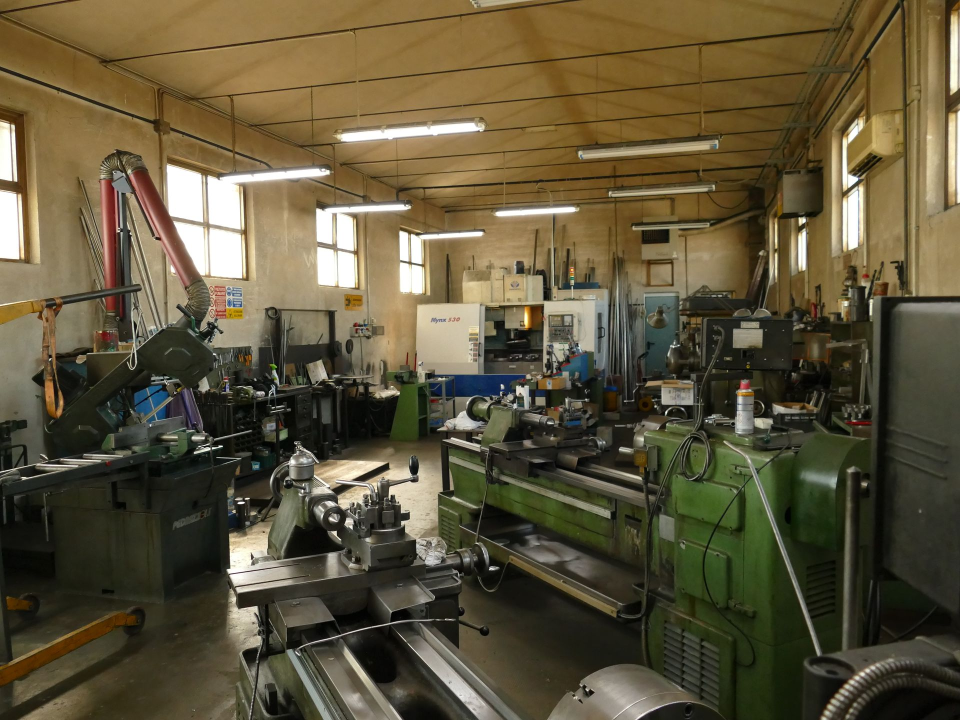
#> input picture images/hero-officina.jpg, 1920 x 1440 px (shown at 1/2 size)
$ python make_og_image.py
#> lines starting #> are read from the running program, lines starting #| are printed output that depends on the picture
"""
Genera l'immagine di anteprima (Open Graph) usata da WhatsApp, Facebook,
LinkedIn, Telegram... quando si condivide il link del sito.

Formato richiesto dalle piattaforme: 1200x630 px, JPEG, sotto i 300 KB.
Parte da una foto gia' ottimizzata in images/, ci mette sopra un velo scuro
in basso e il nome dell'azienda, cosi' l'anteprima si legge anche piccola.

Uso:
    python scripts/make_og_image.py
"""

from pathlib import Path
from PIL import Image, ImageDraw, ImageFont

ROOT = Path(__file__).resolve().parent.parent
IMAGES = ROOT / "images"

SORGENTE = IMAGES / "hero-officina.jpg"
DESTINAZIONE = IMAGES / "og-cover.jpg"

LARGHEZZA, ALTEZZA = 1200, 630

# Stessi colori del sito (vedi css/style.css)
ACCENTO = (255, 138, 30)
TESTO = (245, 244, 240)
FONDO = (20, 23, 26)

TITOLO = "BOVI TIZIANO TORNERIA"
SOTTOTITOLO = "Lavorazioni meccaniche di precisione conto terzi"
RIGA_CONTATTI = "Curtatone (MN)  ·  dal 1964  ·  Tel. 0376 47593"

FONTS = Path("C:/Windows/Fonts")


def carica_font(nomi, dimensione):
    """Prova piu' font in ordine, cosi' lo script gira anche su un altro PC."""
    for nome in nomi:
        percorso = FONTS / nome
        if percorso.exists():
            return ImageFont.truetype(str(percorso), dimensione)
    return ImageFont.load_default()


def ritaglia(img):
    """Ritaglia al formato 1200x630 mantenendo il centro della foto."""
    voluto = LARGHEZZA / ALTEZZA
#> voluto = 1.9
    attuale = img.width / img.height
    if attuale > voluto:
        nuova_larghezza = int(img.height * voluto)
        sinistra = (img.width - nuova_larghezza) // 2
        img = img.crop((sinistra, 0, sinistra + nuova_larghezza, img.height))
    else:
        nuova_altezza = int(img.width / voluto)
#> nuova_altezza = 1008
        # leggermente sopra il centro: la parte alta della foto e' piu' pulita
        alto = int((img.height - nuova_altezza) * 0.40)
#> alto = 172
        img = img.crop((0, alto, img.width, alto + nuova_altezza))
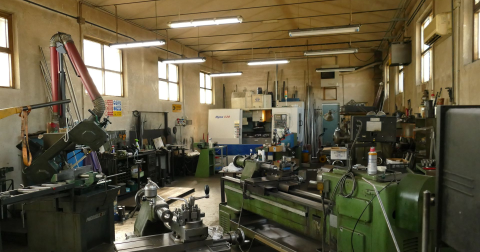
#> img: PIL image 1920x1008 RGB (shown at 1/4 size); mean R, G, B 97.5, 89.1, 64.5
    return img.resize((LARGHEZZA, ALTEZZA), Image.LANCZOS)
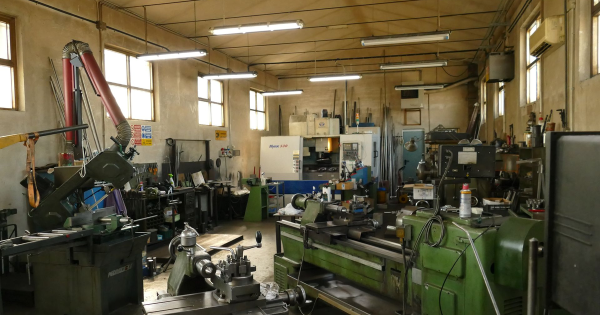
#> returned value: PIL image 1200x630 RGB (shown at 1/2 size); mean R, G, B 97.4, 89.1, 64.5


def velo(img):
    """Sfuma verso il nero nella meta' bassa, dove va il testo."""
    maschera = Image.new("L", (1, ALTEZZA))
    pixel = maschera.load()
    inizio = int(ALTEZZA * 0.34)
    for y in range(ALTEZZA):
        if y < inizio:
            valore = int(70 * (y / inizio) ** 2)
        else:
            t = (y - inizio) / (ALTEZZA - inizio)
            valore = int(70 + (238 - 70) * (t ** 0.85))
        pixel[0, y] = valore
    maschera = maschera.resize((LARGHEZZA, ALTEZZA))
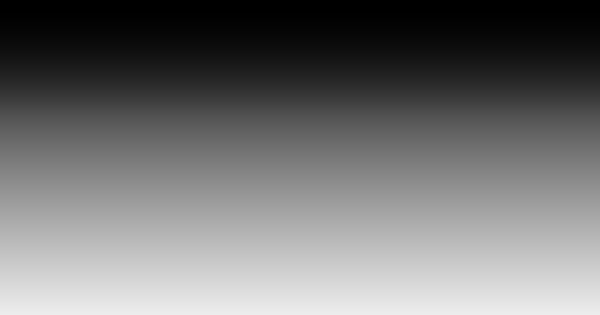
#> maschera: PIL image 1200x630 L (shown at 1/2 size); min 0, max 237, mean 113.4
    scuro = Image.new("RGB", (LARGHEZZA, ALTEZZA), FONDO)
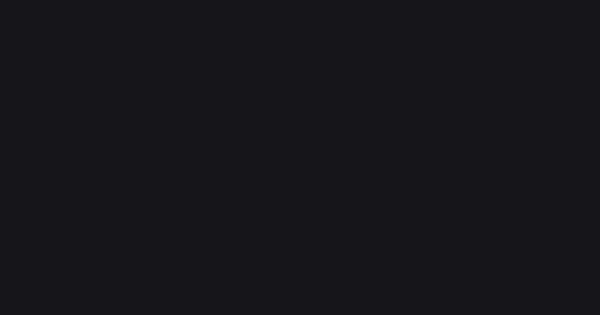
#> scuro: PIL image 1200x630 RGB (shown at 1/2 size); mean R, G, B 20, 23, 26
    return Image.composite(scuro, img, maschera)
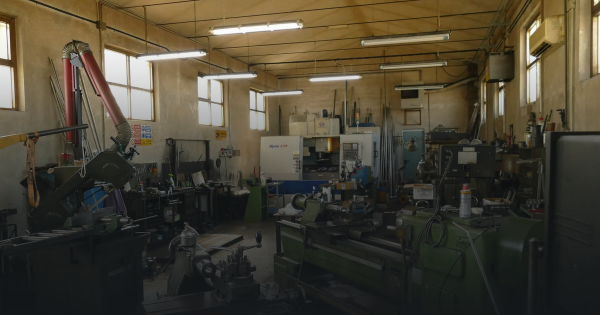
#> returned value: PIL image 1200x630 RGB (shown at 1/2 size); mean R, G, B 72.9, 66.4, 51.3


def main():
    if not SORGENTE.exists():
        raise SystemExit(f"Manca la foto di partenza: {SORGENTE}")

    img = velo(ritaglia(Image.open(SORGENTE).convert("RGB")))
    d = ImageDraw.Draw(img)

    f_titolo = carica_font(["Oswald-Bold.ttf", "ARIALNB.TTF", "arialbd.ttf"], 76)
    f_sottotitolo = carica_font(["Inter-SemiBold.ttf", "seguisb.ttf", "arialbd.ttf"], 31)
    f_contatti = carica_font(["Inter-Medium.ttf", "Inter-Regular.ttf", "arial.ttf"], 27)

    x = 64
    base = ALTEZZA - 62

    d.text((x, base), RIGA_CONTATTI, font=f_contatti, fill=ACCENTO, anchor="ls")
    d.text((x, base - 48), SOTTOTITOLO, font=f_sottotitolo, fill=TESTO, anchor="ls")
    d.text((x, base - 104), TITOLO, font=f_titolo, fill=TESTO, anchor="ls")

    # barretta arancione sopra il titolo, come richiamo grafico del sito
    d.rectangle([x, base - 188, x + 96, base - 181], fill=ACCENTO)

    for qualita in (86, 82, 78, 72, 66):
        img.save(DESTINAZIONE, "JPEG", quality=qualita, optimize=True, progressive=True)
        peso = DESTINAZIONE.stat().st_size
        if peso <= 300_000:
            break
#> this loop made 1 pass
#> pass 1, in main, `img.save(DESTINAZIONE, "JPEG", quality=qualita, optimize=True, progres..`:
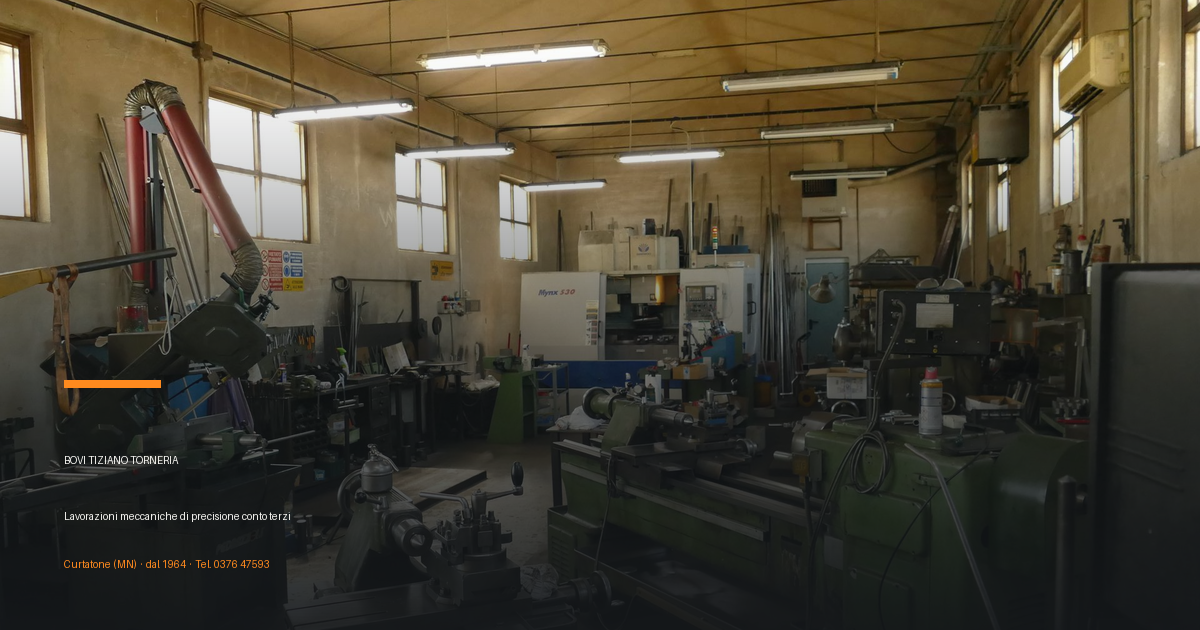
#> saved as og-cover.jpg: PIL image 1200x630 RGB; mean R, G, B 73.5, 66.8, 51.5

    print(f"Creata {DESTINAZIONE.relative_to(ROOT)} "
          f"({LARGHEZZA}x{ALTEZZA}, {peso / 1024:.0f} KB, qualita {qualita})")
#| Creata images/og-cover.jpg (1200x630, 146 KB, qualita 86)


if __name__ == "__main__":
    main()

$ run again, with images/chi-siamo-officina.jpg copied over images/hero-officina.jpg
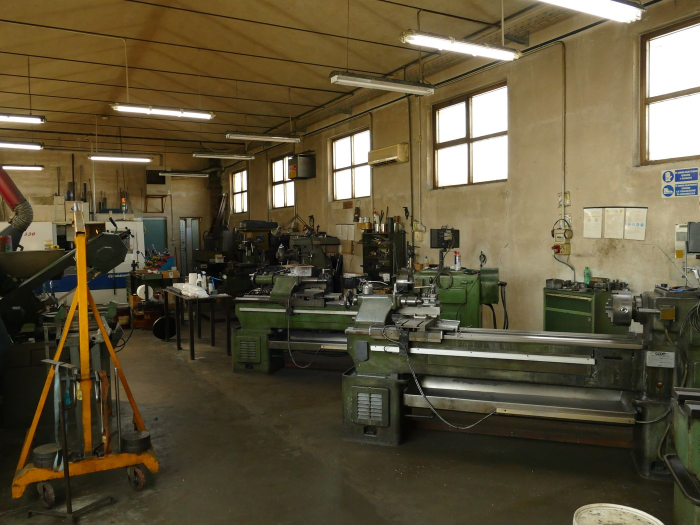
#> input picture images/chi-siamo-officina.jpg, 1400 x 1050 px (shown at 1/2 size)
#> voluto = 1.9
#> nuova_altezza = 735
#> alto = 126
#> in ritaglia, `img = img.crop((0, alto, img.width, alto + nuova_altezza))`:
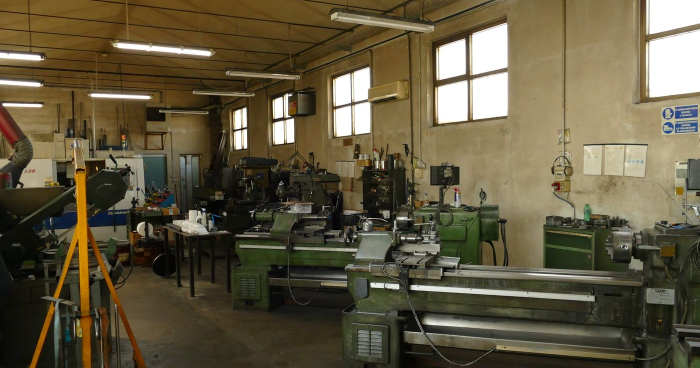
#> img: PIL image 1400x735 RGB (shown at 1/2 size); mean R, G, B 98.1, 88.8, 64.2
#> the loop in main, `for qualita in (86, 82, 78, 72, 66):` made 1 pass
#> pass 1, in main, `img.save(DESTINAZIONE, "JPEG", quality=qualita, optimize=True, progres..`:
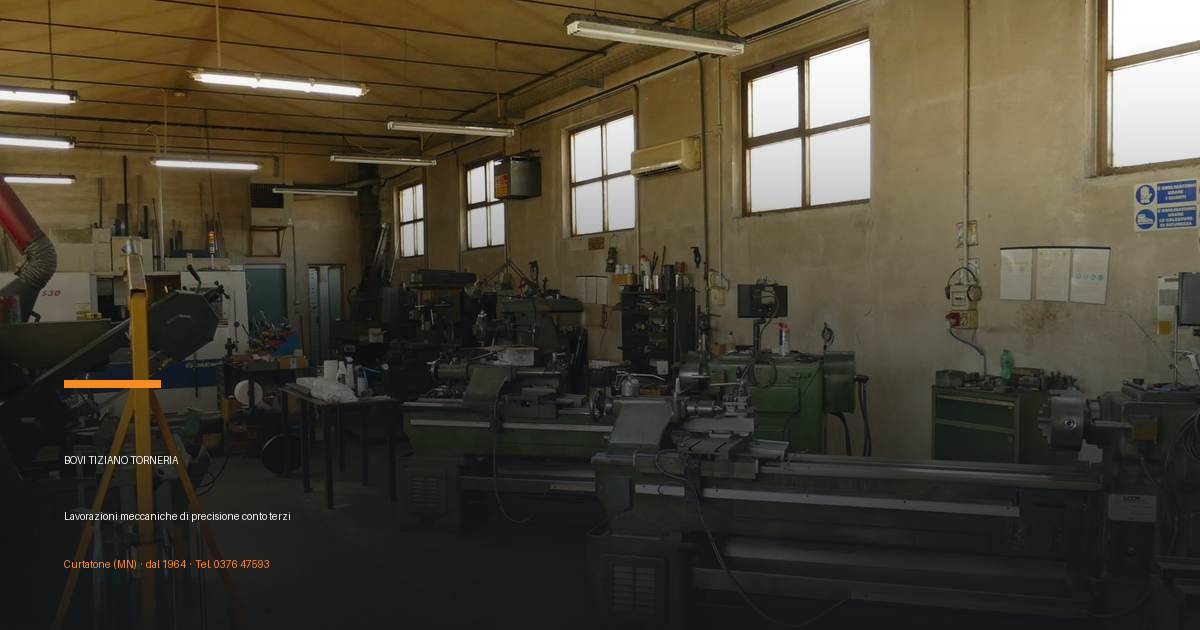
#> saved as og-cover.jpg: PIL image 1200x630 RGB; mean R, G, B 72.8, 67, 52.6
#| Creata images/og-cover.jpg (1200x630, 146 KB, qualita 86)

$ run again, with images/macchinario-cnc-1.jpg copied over images/hero-officina.jpg
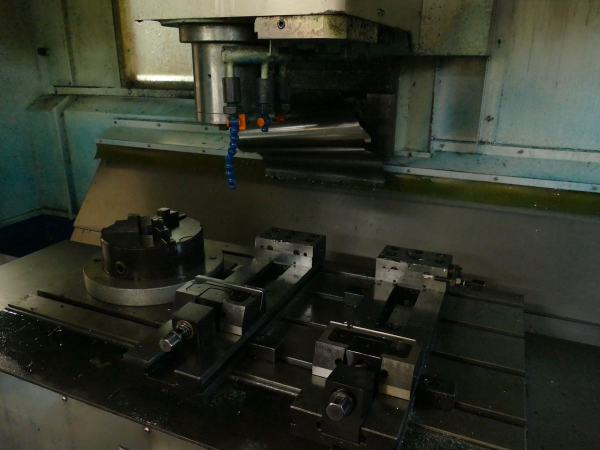
#> input picture images/macchinario-cnc-1.jpg, 1200 x 900 px (shown at 1/2 size)
#> voluto = 1.9
#> nuova_altezza = 630
#> alto = 108
#> in ritaglia, `img = img.crop((0, alto, img.width, alto + nuova_altezza))`:
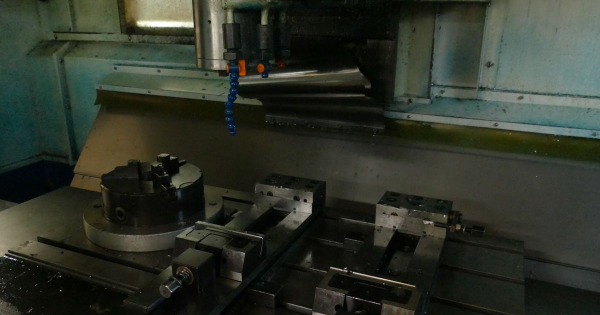
#> img: PIL image 1200x630 RGB (shown at 1/2 size); mean R, G, B 46.7, 51.8, 41.2
#> the loop in main, `for qualita in (86, 82, 78, 72, 66):` made 1 pass
#> pass 1, in main, `img.save(DESTINAZIONE, "JPEG", quality=qualita, optimize=True, progres..`:
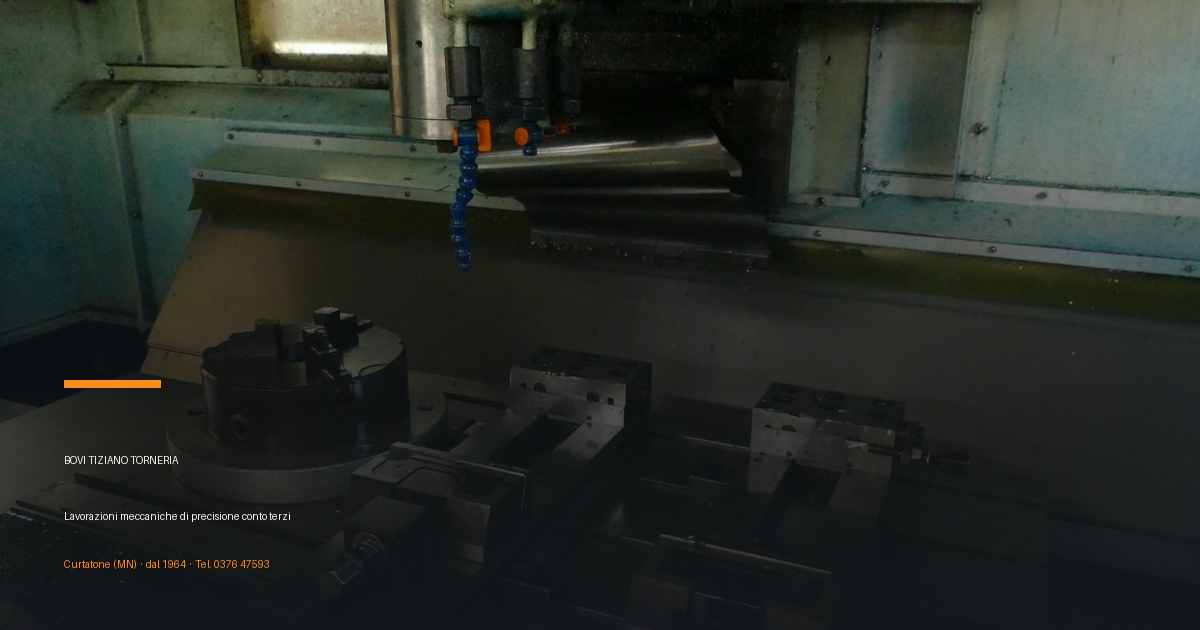
#> saved as og-cover.jpg: PIL image 1200x630 RGB; mean R, G, B 39.4, 44.4, 39
#| Creata images/og-cover.jpg (1200x630, 146 KB, qualita 86)
